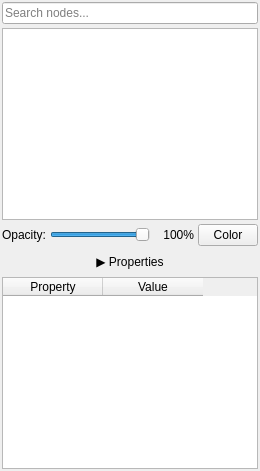
<?xml version="1.0" encoding="UTF-8"?>
<ui version="4.0">
 <class>xq_DataExplorerView</class>
 <widget class="QWidget" name="xq_DataExplorerView">
  <layout class="QVBoxLayout" name="verticalLayout">
   <property name="spacing">
    <number>4</number>
   </property>
   <property name="leftMargin">
    <number>2</number>
   </property>
   <property name="topMargin">
    <number>2</number>
   </property>
   <property name="rightMargin">
    <number>2</number>
   </property>
   <property name="bottomMargin">
    <number>2</number>
   </property>
   <item>
    <widget class="QLineEdit" name="searchBox">
     <property name="placeholderText">
      <string>Search nodes...</string>
     </property>
     <property name="clearButtonEnabled">
      <bool>true</bool>
     </property>
    </widget>
   </item>
   <item>
    <widget class="QTreeView" name="treeView">
     <property name="selectionMode">
      <enum>QAbstractItemView::ExtendedSelection</enum>
     </property>
     <property name="headerHidden">
      <bool>false</bool>
     </property>
     <property name="animated">
      <bool>true</bool>
     </property>
     <property name="expandsOnDoubleClick">
      <bool>true</bool>
     </property>
    </widget>
   </item>
   <item>
    <layout class="QHBoxLayout" name="controlLayout">
     <item>
      <widget class="QLabel" name="opacityLabel">
       <property name="text">
        <string>Opacity:</string>
       </property>
      </widget>
     </item>
     <item>
      <widget class="QSlider" name="opacitySlider">
       <property name="minimum">
        <number>0</number>
       </property>
       <property name="maximum">
        <number>100</number>
       </property>
       <property name="value">
        <number>100</number>
       </property>
       <property name="orientation">
        <enum>Qt::Horizontal</enum>
       </property>
      </widget>
     </item>
     <item>
      <widget class="QLabel" name="opacityValueLabel">
       <property name="text">
        <string>100%</string>
       </property>
       <property name="minimumSize">
        <size>
         <width>40</width>
         <height>0</height>
        </size>
       </property>
       <property name="alignment">
        <set>Qt::AlignRight|Qt::AlignVCenter</set>
       </property>
      </widget>
     </item>
     <item>
      <widget class="QPushButton" name="colorButton">
       <property name="text">
        <string>Color</string>
       </property>
       <property name="maximumSize">
        <size>
         <width>60</width>
         <height>16777215</height>
        </size>
       </property>
      </widget>
     </item>
    </layout>
   </item>
   <item>
    <widget class="QPushButton" name="propertiesToggle">
     <property name="text">
      <string>▶ Properties</string>
     </property>
     <property name="flat">
      <bool>true</bool>
     </property>
     <property name="checkable">
      <bool>true</bool>
     </property>
    </widget>
   </item>
   <item>
    <widget class="QTableWidget" name="propertiesTable">
     <property name="visible">
      <bool>false</bool>
     </property>
     <property name="maximumHeight">
      <number>200</number>
     </property>
     <property name="columnCount">
      <number>2</number>
     </property>
     <property name="alternatingRowColors">
      <bool>true</bool>
     </property>
     <property name="editTriggers">
      <set>QAbstractItemView::NoEditTriggers</set>
     </property>
     <property name="selectionBehavior">
      <set>QAbstractItemView::SelectRows</set>
     </property>
     <column>
      <property name="text">
       <string>Property</string>
      </property>
     </column>
     <column>
      <property name="text">
       <string>Value</string>
      </property>
     </column>
    </widget>
   </item>
  </layout>
 </widget>
</ui>
